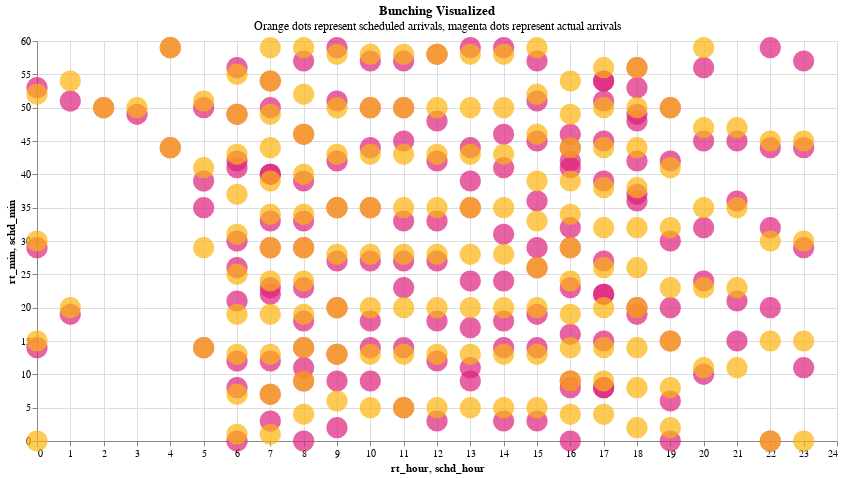

Write notebook code for a chart like this one.
### Code cell
df_la1, df_la2 = compare_approaches(
    stop_id="15659",
    organization_name="Los Angeles County Metropolitan Transportation Authority",
    route_id="16-13172",
    stop_sequence=35,
)

### Figure 1 — Vega-Lite specification as saved in the notebook (floating-point values rounded to 4 significant figures; data arrays with more than 128 entries replaced by an {"elided": "..."} marker saying what was removed)
{"config": {"view": {"continuousWidth": 300, "continuousHeight": 300}}, "layer": [{"mark": {"type": "circle", "color": "#dd217d", "size": 450}, "encoding": {"tooltip": [{"field": "converted_schd_arrival_tooltip", "type": "nominal"}, {"field": "converted_rt_arrival_tooltip", "type": "nominal"}], "x": {"field": "rt_hour", "type": "quantitative"}, "y": {"field": "rt_min", "type": "quantitative"}}}, {"mark": {"type": "circle", "color": "#fcb40e", "size": 450}, "encoding": {"tooltip": [{"field": "converted_schd_arrival_tooltip", "type": "nominal"}, {"field": "converted_rt_arrival_tooltip", "type": "nominal"}], "x": {"field": "schd_hour", "type": "quantitative"}, "y": {"field": "schd_min", "type": "quantitative"}}}], "data": {"name": "data-73f88cfb75b76001a5bbfdbbf6ba5f80"}, "height": 400, "title": {"text": "Bunching Visualized", "subtitle": "Orange dots represent scheduled arrivals, magenta dots represent actual arrivals "}, "width": 800, "$schema": "https://vega.github.io/schema/vega-lite/v5.17.0.json", "datasets": {"data-73f88cfb75b76001a5bbfdbbf6ba5f80": {"elided": "159 records"}}}
